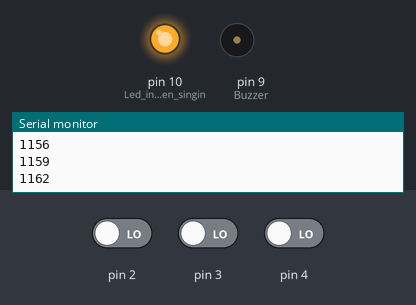
This sketch was run on a simulated Arduino Uno, built with avr-gcc and run on an emulated ATmega328P. Parts: output pins drawn as LEDs (lit = HIGH), buzzer (waves = sounding), the last lines printed to the serial monitor. The test bench sets the inputs (shaded band); at power-on: pin 4 LOW, pin 2 LOW, pin 3 LOW. Pins used as bus, display or sensor lines are not drawn.

Above: at 1.2 s.
1.3 s: pin 4 driven HIGH
At 2.22 s:
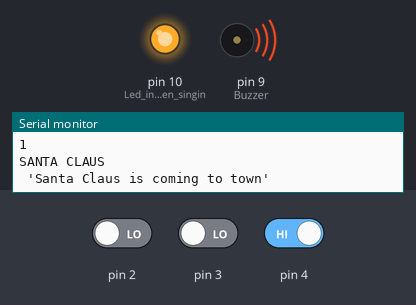
At 9.7 s:
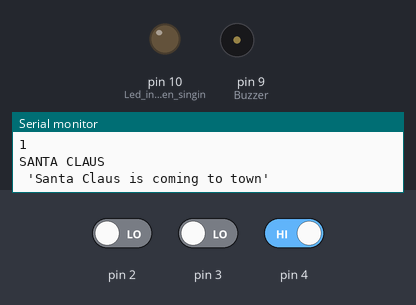
Timing chart, 0 to 10.3 s (numbered marks = the images above; inputs shaded):
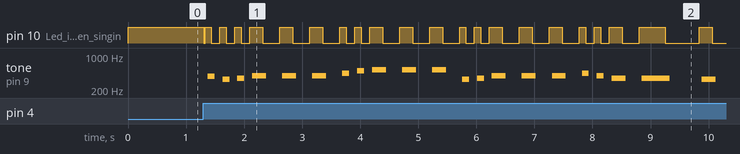

The sketch:

noel2.ino
```cpp
#define NOTE_B0  31
#define NOTE_C1  33
#define NOTE_CS1 35
#define NOTE_D1  37
#define NOTE_DS1 39
#define NOTE_E1  41
#define NOTE_F1  44
#define NOTE_FS1 46
#define NOTE_G1  49
#define NOTE_GS1 52
#define NOTE_A1  55
#define NOTE_AS1 58
#define NOTE_B1  62
#define NOTE_C2  65
#define NOTE_CS2 69
#define NOTE_D2  73
#define NOTE_DS2 78
#define NOTE_E2  82
#define NOTE_F2  87
#define NOTE_FS2 93
#define NOTE_G2  98
#define NOTE_GS2 104
#define NOTE_A2  110
#define NOTE_AS2 117
#define NOTE_B2  123
#define NOTE_C3  131
#define NOTE_CS3 139
#define NOTE_D3  147
#define NOTE_DS3 156
#define NOTE_E3  165
#define NOTE_F3  175
#define NOTE_FS3 185
#define NOTE_G3  196
#define NOTE_GS3 208
#define NOTE_A3  220
#define NOTE_AS3 233
#define NOTE_B3  247
#define NOTE_C4  262
#define NOTE_CS4 277
#define NOTE_D4  294
#define NOTE_DS4 311
#define NOTE_E4  330
#define NOTE_F4  349
#define NOTE_FS4 370
#define NOTE_G4  392
#define NOTE_GS4 415
#define NOTE_A4  440
#define NOTE_AS4 466
#define NOTE_B4  494
#define NOTE_C5  523
#define NOTE_CS5 554
#define NOTE_D5  587
#define NOTE_DS5 622
#define NOTE_E5  659
#define NOTE_F5  698
#define NOTE_FS5 740
#define NOTE_G5  784
#define NOTE_GS5 831
#define NOTE_A5  880
#define NOTE_AS5 932
#define NOTE_B5  988
#define NOTE_C6  1047
#define NOTE_CS6 1109
#define NOTE_D6  1175
#define NOTE_DS6 1245
#define NOTE_E6  1319
#define NOTE_F6  1397
#define NOTE_FS6 1480
#define NOTE_G6  1568
#define NOTE_GS6 1661
#define NOTE_A6  1760
#define NOTE_AS6 1865
#define NOTE_B6  1976
#define NOTE_C7  2093
#define NOTE_CS7 2217
#define NOTE_D7  2349
#define NOTE_DS7 2489
#define NOTE_E7  2637
#define NOTE_F7  2794
#define NOTE_FS7 2960
#define NOTE_G7  3136
#define NOTE_GS7 3322
#define NOTE_A7  3520
#define NOTE_AS7 3729
#define NOTE_B7  3951
#define NOTE_C8  4186
#define NOTE_CS8 4435
#define NOTE_D8  4699
#define NOTE_DS8 4978
#define NOTE_G 1400
#define NOTE_D 1870
#define NOTE_F 1580
#define NOTE_F1 1700
#define NOTE_E 1670

/*
  Arduino Christmas Songs

  Based on a project and code by Dipto Pratyaksa, updated on 31/3/13

  Modified for Christmas by Joshi, on Dec 17th, 2017.
*/


#define melodyPin 9

//#include <Wire.h>
//#include <LiquidCrystal_I2C.h>

//LiquidCrystal_I2C lcd(0x3F, 2, 1, 0, 4, 5, 6, 7, 3, POSITIVE);
int selected;
int sleep;
unsigned long CurrentTime;
unsigned long StartTime;

// Jingle Bells

int melody[] = {
  NOTE_E5, NOTE_E5, NOTE_E5,
  NOTE_E5, NOTE_E5, NOTE_E5,
  NOTE_E5, NOTE_G5, NOTE_C5, NOTE_D5,
  NOTE_E5,
  NOTE_F5, NOTE_F5, NOTE_F5, NOTE_F5,
  NOTE_F5, NOTE_E5, NOTE_E5, NOTE_E5, NOTE_E5,
  NOTE_E5, NOTE_D5, NOTE_D5, NOTE_E5,
  NOTE_D5, NOTE_G5
};

int tempo[] = {
  8, 8, 4,
  8, 8, 4,
  8, 8, 8, 8,
  2,
  8, 8, 8, 8,
  8, 8, 8, 16, 16,
  8, 8, 8, 8,
  4, 4
};

// We wish you a merry Christmas

int wish_melody[] = {
  NOTE_B3,
  NOTE_F4, NOTE_F4, NOTE_G4, NOTE_F4, NOTE_E4,
  NOTE_D4, NOTE_D4, NOTE_D4,
  NOTE_G4, NOTE_G4, NOTE_A4, NOTE_G4, NOTE_F4,
  NOTE_E4, NOTE_E4, NOTE_E4,
  NOTE_A4, NOTE_A4, NOTE_B4, NOTE_A4, NOTE_G4,
  NOTE_F4, NOTE_D4, NOTE_B3, NOTE_B3,
  NOTE_D4, NOTE_G4, NOTE_E4,
  NOTE_F4
};

int wish_tempo[] = {
  4,
  4, 8, 8, 8, 8,
  4, 4, 4,
  4, 8, 8, 8, 8,
  4, 4, 4,
  4, 8, 8, 8, 8,
  4, 4, 8, 8,
  4, 4, 4,
  2
};

// Santa Claus is coming to town

int santa_melody[] = {
  NOTE_G4,
  NOTE_E4, NOTE_F4, NOTE_G4, NOTE_G4, NOTE_G4,
  NOTE_A4, NOTE_B4, NOTE_C5, NOTE_C5, NOTE_C5,
  NOTE_E4, NOTE_F4, NOTE_G4, NOTE_G4, NOTE_G4,
  NOTE_A4, NOTE_G4, NOTE_F4, NOTE_F4,
  NOTE_E4, NOTE_G4, NOTE_C4, NOTE_E4,
  NOTE_D4, NOTE_F4, NOTE_B3,
  NOTE_C4
};

int santa_tempo[] = {
  8,
  8, 8, 4, 4, 4,
  8, 8, 4, 4, 4,
  8, 8, 4, 4, 4,
  8, 8, 4, 2,
  4, 4, 4, 4,
  4, 2, 4,
  1
};


// dominick the donkey

int dominick_the_donkey[] = {

  NOTE_G, NOTE_D, NOTE_G,

  NOTE_D, NOTE_E, NOTE_F1,

  NOTE_G, NOTE_D, NOTE_G,


};

int dominick_the_donkey_tempo[] = {

  8, 8, 8,
  8, 8, 8,
  4, 4, 4,

};

int left = 0;
int right = 0;
int ok = 0;

String songDisp[] = {"JINGLE BELLS","SANTA CLAUS","MERRY CHRISTMAS"};

void setup(void) {
  pinMode(9, OUTPUT); // Buzzer
  pinMode(10, OUTPUT); // Led indicator when singing a note
  pinMode(11, OUTPUT); //display sleep
  pinMode(2, INPUT);
  pinMode(3, INPUT);
  pinMode(4, INPUT);

  selected = 1;
  Serial.begin(19200);

  StartTime = millis();


//  lcd.begin(16,2);   // iInit the LCD for 16 chars 2 lines
  digitalWrite(11, HIGH);
//  lcd.setCursor(0,0); //First line
//  lcd.print("**SELECT SONG**");
//  lcd.setCursor(0,1); //Second line
//  lcd.print(" <     >     OK ");

}

void loop() {

  CurrentTime = millis();

  unsigned long ElapsedTime = CurrentTime - StartTime;

  if (ElapsedTime > 10000){
    sleep = true;
    digitalWrite(11, LOW);

    }
  Serial.println(ElapsedTime,DEC);

  digitalWrite(10, HIGH);
  left = digitalRead(2);
  right = digitalRead(3);
  ok = digitalRead(4);

   //buzz(melodyPin, 2500, 1000);

  if (left == HIGH) {
    if (sleep) digitalWrite(11, HIGH);
    StartTime = millis();
    selected --;

    if (selected == -1) selected = 2;
//    lcd.setCursor(0,0);
 //   lcd.print("                ");
 //   lcd.setCursor(0,0);
  //  lcd.print(songDisp[selected]);

    Serial.println(selected,DEC);
    Serial.println("PRESSED LEFT");
    Serial.println(songDisp[(selected)]);

    delay(500);

  } else if (right == HIGH) {
    if (sleep) digitalWrite(11, HIGH);
    StartTime = millis();
    selected ++;

    if (selected == 3) selected = 0;
//    lcd.setCursor(0,0);
//    lcd.print("                ");
//    lcd.setCursor(0,0);
 //   lcd.print(songDisp[selected]);

    Serial.println(selected,DEC);
    Serial.println("PRESSED RIGHT");
    Serial.println(songDisp[(selected)]);

    delay(500);

  } else if (ok == HIGH) {
    StartTime = millis();
    if (sleep) digitalWrite(11, HIGH);
    digitalWrite(10, LOW);

    Serial.println(selected,DEC);
    Serial.println(songDisp[(selected)]);
    sing((selected+1));
  }
}

int song = 0;

void sing(int s) {
  // iterate over the notes of the melody:
  song = s;
  if (song == 3) {
    Serial.println(" 'We wish you a Merry Christmas'");
    int size = sizeof(wish_melody) / sizeof(int);
    for (int thisNote = 0; thisNote < size; thisNote++) {

      // to calculate the note duration, take one second
      // divided by the note type.
      //e.g. quarter note = 1000 / 4, eighth note = 1000/8, etc.
      int noteDuration = 1000 / wish_tempo[thisNote];

      buzz(melodyPin, wish_melody[thisNote], noteDuration);

      // to distinguish the notes, set a minimum time between them.
      // the note's duration + 30% seems to work well:
      int pauseBetweenNotes = noteDuration * 1.30;
      delay(pauseBetweenNotes);

      // stop the tone playing:
      buzz(melodyPin, 0, noteDuration);

    }
  } else if (song == 2) {
    Serial.println(" 'Santa Claus is coming to town'");
    int size = sizeof(santa_melody) / sizeof(int);
    for (int thisNote = 0; thisNote < size; thisNote++) {

      // to calculate the note duration, take one second
      // divided by the note type.
      //e.g. quarter note = 1000 / 4, eighth note = 1000/8, etc.
      int noteDuration = 900 / santa_tempo[thisNote];

      buzz(melodyPin, santa_melody[thisNote], noteDuration);

      // to distinguish the notes, set a minimum time between them.
      // the note's duration + 30% seems to work well:
      int pauseBetweenNotes = noteDuration * 1.30;
      delay(pauseBetweenNotes);

      // stop the tone playing:
      buzz(melodyPin, 0, noteDuration);

    }
  }
  else if (song == 4) {
    Serial.println(" 'Santa Claus is coming to town'");
    int size = sizeof(dominick_the_donkey) / sizeof(int);
    for (int thisNote = 0; thisNote < size; thisNote++) {

      // to calculate the note duration, take one second
      // divided by the note type.
      //e.g. quarter note = 1000 / 4, eighth note = 1000/8, etc.
      int noteDuration = 900 / dominick_the_donkey_tempo[thisNote];

      buzz(melodyPin, dominick_the_donkey[thisNote], noteDuration);

      // to distinguish the notes, set a minimum time between them.
      // the note's duration + 30% seems to work well:
      int pauseBetweenNotes = noteDuration * 1.30;
      delay(pauseBetweenNotes);

      // stop the tone playing:
      buzz(melodyPin, 0, noteDuration);

      }

    }

    else {

    Serial.println(" 'Jingle Bells'");
    int size = sizeof(melody) / sizeof(int);
    for (int thisNote = 0; thisNote < size; thisNote++) {

      // to calculate the note duration, take one second
      // divided by the note type.
      //e.g. quarter note = 1000 / 4, eighth note = 1000/8, etc.
      int noteDuration = 1000 / tempo[thisNote];

      buzz(melodyPin, melody[thisNote], noteDuration);

      // to distinguish the notes, set a minimum time between them.
      // the note's duration + 30% seems to work well:
      int pauseBetweenNotes = noteDuration * 1.30;
      delay(pauseBetweenNotes);

      // stop the tone playing:
      buzz(melodyPin, 0, noteDuration);

    }
  }
}

void buzz(int targetPin, long frequency, long length) {
  digitalWrite(10, HIGH);
  long delayValue = 1000000 / frequency / 2; // calculate the delay value between transitions
  //// 1 second's worth of microseconds, divided by the frequency, then split in half since
  //// there are two phases to each cycle
  long numCycles = frequency * length / 1000; // calculate the number of cycles for proper timing
  //// multiply frequency, which is really cycles per second, by the number of seconds to
  //// get the total number of cycles to produce
  for (long i = 0; i < numCycles; i++) { // for the calculated length of time...
    digitalWrite(targetPin, HIGH); // write the buzzer pin high to push out the diaphram
    delayMicroseconds(delayValue); // wait for the calculated delay value
    digitalWrite(targetPin, LOW); // write the buzzer pin low to pull back the diaphram
    delayMicroseconds(delayValue); // wait again or the calculated delay value
  }
  digitalWrite(10, LOW);

}
```

Measured:
- after the input at 1.3 s, tone on pin 9 (Buzzer): plays 387 Hz for 0.12 s, 329 Hz for 0.12 s, 348 Hz for 0.12 s, 391 Hz for 0.24 s, 391 Hz for 0.24 s, 391 Hz for 0.24 s … (21 notes in this stretch), starting after 0.07 s
